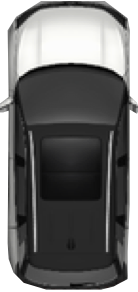
#> input picture 11.python/car.png, 138 x 292 px
$ python rectangle.py
#> lines starting #> are read from the running program, lines starting #| are printed output that depends on the picture
#-*-coding:utf-8-*-
#调整first_point和last_point来调节框的位置
#输入图片car.png  输出图片car_rectangle.png


import os
from PIL import Image
from PIL import ImageDraw

first_point = (20, 20)
last_point = (first_point[0] + 50, first_point[1] + 50)

iamge_path = "car.png"
#打开图片并根据坐标画框，并保存图片+显示
img = Image.open(iamge_path)  # 打开图片
#> img is the input picture: PIL image 138x292 RGBA; mean R, G, B, A 75.5, 75.5, 75, 215.8
a = ImageDraw.ImageDraw(img)  #用a来表示


# 在边界框的两点（左上角、右下角）画矩形，无填充，边框红色，边框像素为5
a.rectangle((first_point,last_point), fill=None, outline='red', width=3)
img.save("car_rectangle.png")
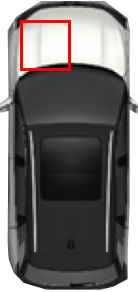
#> saved as car_rectangle.png: PIL image 138x292 RGBA; mean R, G, B, A 76.6, 73, 72.5, 215.8; transparent parts drawn white
